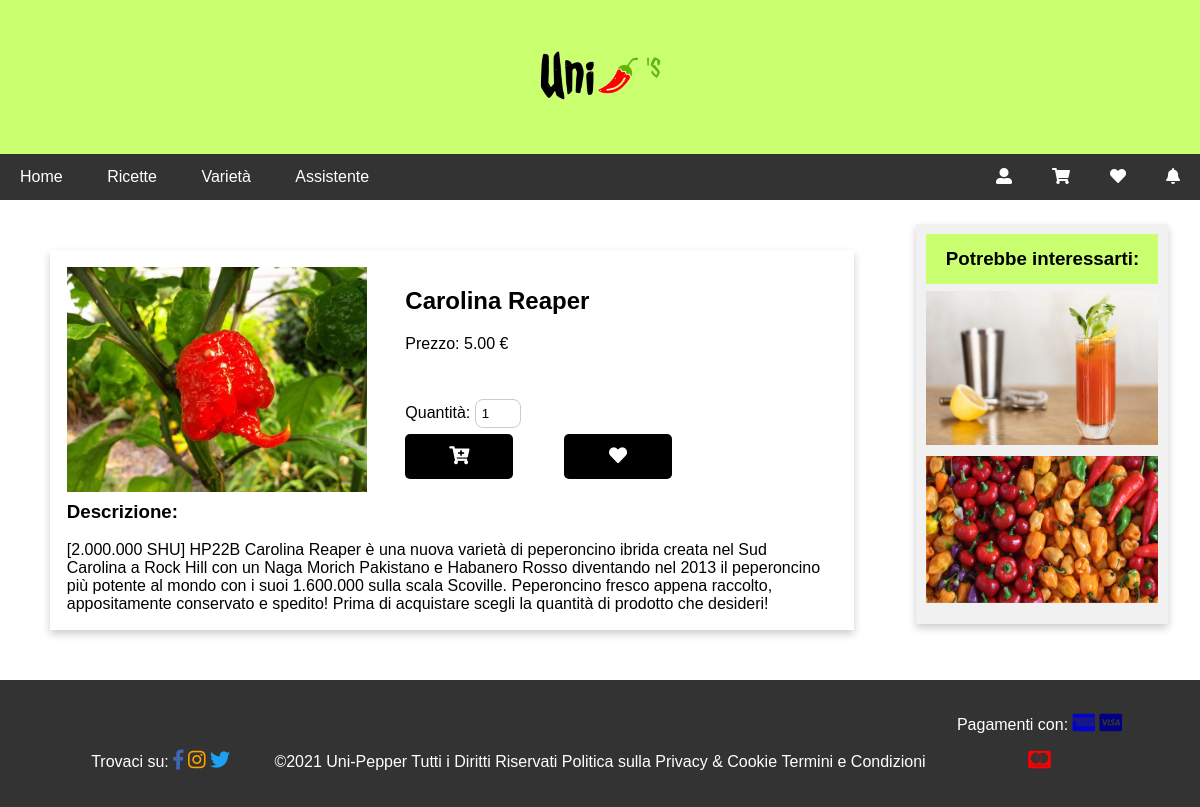
The app's page /prodotto.php?id=1 with its own data.
### tables this page shows
CREATE TABLE `prodotti` (
  `IdProdotto` int(10) NOT NULL,
  `NomeProdotto` varchar(50) NOT NULL,
  `ImmagineProdotto` varchar(255) NOT NULL,
  `DescrizioneProdotto` text NOT NULL,
  `PrezzoProdotto` float(6,2) NOT NULL,
  `QuantitaProdotto` int(5) NOT NULL,
  `IdFornitore` int(11) NOT NULL
);

CREATE TABLE `ricette` (
  `IdRicetta` int(11) NOT NULL,
  `NomeRicetta` varchar(255) NOT NULL,
  `ImmagineRicetta` varchar(255) NOT NULL,
  `Ingredienti` text NOT NULL,
  `Procedimento` text NOT NULL,
  `Difficolta` varchar(20) NOT NULL,
  `Persone` int(5) NOT NULL,
  `Tempo` varchar(10) NOT NULL,
  `Costo` varchar(20) NOT NULL,
  `GradoPiccantezza` varchar(20) NOT NULL
);

### prodotto.php (called while the page is built, shortened)
<?php
require_once 'bootstrap.php';
$templateParams["titolo"] = "Uni-Pepper's - Prodotto";
$templateParams["nome"] = "singolo-prodotto.php";
$templateParams["ricettecasuali"] = $dbh->getRandomRecipe(1);
$idprodotto = -1;
if(isset($_GET["id"])){
    $idprodotto = $_GET["id"];
}
$templateParams["pagina"] = "prodotto.php?id=".$idprodotto;
$templateParams["prodotto"] = $dbh->getProductById($idprodotto);
require 'template/base.php';
?>

### db/database.php (called while the page is built, shortened)
<?php
class DatabaseHelper{
    private $db;
    public function __construct($servername, $username, $password, $dbname, $port){
        $this->db = new mysqli($servername, $username, $password, $dbname, $port);
    }
    public function getProductById($id){
        $query = "SELECT IdProdotto, NomeProdotto, ImmagineProdotto, DescrizioneProdotto, PrezzoProdotto, QuantitaProdotto FROM prodotti WHERE IdProdotto=?";
        $stmt = $this->db->prepare($query);
        $stmt->bind_param('i',$id);
        $stmt->execute();
        $result = $stmt->get_result();
        return $result->fetch_all(MYSQLI_ASSOC);
    }
    public function getRandomRecipe($n){
        $stmt = $this->db->prepare("SELECT IdRicetta, NomeRicetta, ImmagineRicetta, Difficolta, Tempo, Costo FROM ricette ORDER BY RAND() LIMIT ?");
        $stmt->bind_param('i',$n);
        $stmt->execute();
        $result = $stmt->get_result();
        return $result->fetch_all(MYSQLI_ASSOC);
    }
}
?>

### bootstrap.php (called while the page is built, shortened)
<?php
require_once("db/database.php");
$dbh = new DatabaseHelper("localhost", "root", "", "unipeppers", 3306);
?>

### template/singolo-prodotto.php (the view, shortened to what this page needs)
<?php if(count($templateParams["prodotto"])==0): ?>
    <article>
        <h1>Ci dispiace, qualcosa è andato storto</h1>
    </article>
<?php else: $prodotto = $templateParams["prodotto"][0]; ?>
<div class="info">
    <img src="<?php echo UPLOAD_DIR_VARIETY.$prodotto["ImmagineProdotto"]; ?>" alt="Immagine <?php echo $prodotto["NomeProdotto"]; ?>"/>
    <h2><?php echo $prodotto["NomeProdotto"]; ?></h2>
    <p>Prezzo: <?php echo number_format($prodotto["PrezzoProdotto"],2);?> €</p><br>
    <br>
    <form action="processa-form.php" method="POST" enctype="multipart/form-data">
        <label for="quantita">Quantit&agrave;:</label>
        <input type="number" id="quantita" name="quantita" min="1" value="1"/>
        <button type="submit"><span class="fas fa-cart-plus"></span></button>
    </form>
    <form action="processa-form.php" method="POST" enctype="multipart/form-data">
        <button type="submit"><span class="fas fa-heart"></span></button>
    </form>
    <h3>Descrizione:</h3>
    <p><?php echo $prodotto["DescrizioneProdotto"]?></p>
</div>
<?php endif; ?>

### template/base.php (shortened to what this page needs)
<!DOCTYPE html>
<html lang="it">
<head>
    <link rel="stylesheet" href="https://use.fontawesome.com/releases/v5.7.0/css/all.css">
    <link rel="stylesheet" href="css/style.css" >
    <link rel="stylesheet" href="css/styleClass.css" >
    <link rel="stylesheet" href="css/carrello.css" >
    <link rel="stylesheet" href="css/notifiche.css" >
</head>
<body>
    <header>
        <img src="upload/logo.png" alt="logo"/>
    </header>
    <nav class="topnav" id="myTopnav">
        <a href="index.php" title="home" <?php isActive("index.php");?>>Home</a>
        <a href="ricette.php" title="ricette" <?php isActive("ricette.php");?>>Ricette</a>
        <a href="varieta.php" title="varieta" <?php isActive("varieta.php");?>>Variet&agrave;</a>
        <a href="assistente.php" title="assistente" <?php isActive("assistente.php");?>>Assistente</a>
        <a id="main" onclick="openNav()" class="right" title="notifiche" ><span class="fas fa-bell" title="Notifiche"></span></a>
        <a href="preferiti.php" title="preferiti" class="right<?php isEchoActive("preferiti.php");?>"><span class="fas fa-heart" title="Preferiti"></span></a>
        <a href="carrello.php" title="carrello" class="right <?php isEchoActive("carrello.php");?>"><span class="fas fa-shopping-cart" title="Carrello"></span></a>
        <a href="login.php" title="login" class="right <?php isEchoActive("login.php");?>"><span class="fas fa-user-alt" title="Utente"></span></a>
    </nav>
    <main>
        <?php if(isset($templateParams["nome"])){
        require($templateParams["nome"]);
        }
        ?>
    </main>
    <aside>
        <h3>Potrebbe interessarti:</h3>
        <?php $ricettacasuale = $templateParams["ricettecasuali"][0];?>
        <div class="aside">
            <img src="<?php echo UPLOAD_DIR_RECIPES.$ricettacasuale["ImmagineRicetta"]?>" alt="Immagine <?php echo $ricettacasuale["NomeRicetta"]?>">
        </div>
        <div class="aside">
            <img src="upload/peperonciniVar.jpg" alt="Varietà">
        </div>
    </aside>
    <footer>
        <section class="social">
            <p>Trovaci su:</p>
            <a href="http://www.facebook.com" title="facebook" ><span class="fab fa-facebook-f" title="Facebook" style="color: #4267B2;"></span></a>
            <a href="http://instagram.com" title="instagram" ><span class="fab fa-instagram" title="Instagram" style="color: orange;"></span></a>
            <a href="http://twitter.com" title="twitter" ><span class="fab fa-twitter" title="Twitter" style="color: #1DA1F2;"></span></a>
        </section>
        <section class="contatti">
            <p>©2021 Uni-Pepper Tutti i Diritti Riservati</p>
            <a href="privacy.php">Politica sulla Privacy & Cookie</a>
            <a href="termini.php">Termini e Condizioni</a>
        </section>
        <section class="pagamenti">
            <p>Pagamenti con:</p>
            <a href="http://americanexpress.com" title="americanexpress" ><span class="fab fa-cc-amex" title="American Express" style="color: rgb(4, 4, 199);"></span></a>
            <a href="http://visa.com" title="visa" ><span class="fab fa-cc-visa" title="Visa" style="color: navy;"></span></a>
            <a href="http://mastercard.com" title="mastercard" ><span class="fab fa-cc-mastercard" title="Mastercard" style="color: red;"></span></a>
        </section>
    </footer>
</body>
</html>

### css/style.css (style rules this page uses)
* { box-sizing: border-box; }
body { font-family: Arial, Helvetica, sans-serif; margin: 0; }
header { padding: 50px; text-align: center; background: #caff70; color: black; }
header img { height: 50px; }
nav { overflow: hidden; background-color: #333; }
nav a:not(.right) { width: auto; display: inline-block; color: white; text-align: center; padding: 14px 20px; text-decoration: none; }
main { background-color: white; padding: 10px; margin: 2%; }
main form input { width: 100%; padding: 12px 20px; margin: 10px 0; display: inline-block; border: 1px solid #ccc; box-sizing: border-box; }
main form button, .reg-button { background-color: #04AA6D; color: white; padding: 14px 20px; margin: 10px 0; border: none; cursor: pointer; width: 100%; }
aside { background-color: #f1f1f1; box-shadow: 0 4px 8px 0 rgba(0, 0, 0, 0.2); padding: 10px; margin: 2%; text-align: center; }
aside h3 { background-color: #caff70; padding: 6% 2%; margin: 0; }
body > footer { padding: 20px; text-align: center; color: white; background: #333; }
body footer a { text-decoration: none; color: white; }
body footer span { font-size: 20px; }
footer section p, footer section a { display: inline-block; }
@media screen and (min-width: 768px) { main, aside { display: inline-block; vertical-align: top; } }
@media screen and (min-width: 768px) { aside { width: 21%; } }
@media screen and (min-width: 768px) { main { width: 70%; } }
@media screen and (min-width: 768px) { nav a { display: inline-block; width: auto; color: white; text-align: center; padding: 14px 20px; text-decoration: none; } }
@media screen and (min-width: 768px) { nav a.right { float: right; } }
@media screen and (min-width: 768px) { body footer section { display: inline-block; } }

### css/styleClass.css (style rules this page uses)
nav .right { display: none; }
.info { box-shadow: 0 4px 8px 0 rgba(0, 0, 0, 0.2); width: 98%; margin: 2%; padding: 2%; text-align: center; }
.info p { margin: 0 2% 0 0; }
.info img { max-width: 300px; float: none; margin-right: 5%; }
.info input { max-width: 30%; padding: 6px; border-radius: 8px; margin-bottom: 4%; }
.info form input, .info form label { display: inline-block; }
.info button { border: none; width: 70%; border-radius: 5px; outline: 0; padding: 12px; color: white; background-color: #000; text-align: center; cursor: pointer; font-size: 18px; margin-bottom: 2%; margin-top: 0; }
.aside img { max-width: 100%; }
.aside { position: relative; padding: 0; margin-top: 3%; margin-bottom: 3%; margin-left: auto; margin-right: auto; width: 100%; max-width: 100%; }
@media screen and (min-width: 768px) { nav a.right { float: right; display: inline-flex; width: auto; color: white; text-align: center; padding: 14px 20px; text-decoration: none; } }
@media screen and (min-width: 768px) { .social, .pagamenti { width: 15%; } }
@media screen and (min-width: 768px) { .contatti { width: 60%; } }
@media screen and (min-width: 768px) { .info { display: inline-block; text-align: left; } }
@media screen and (min-width: 768px) { .info img { float: left; } }
@media screen and (min-width: 768px) { .info input { max-width: 30%; } }
@media screen and (min-width: 768px) { .info form { display: inline-block; width: 20%; } }
@media screen and (min-width: 768px) { .info button { width: 70%; } }

### css/carrello.css (style rules this page uses)
label { margin-bottom: 10px; display: block; }
a { text-decoration: none; color: black; }

### css/notifiche.css (style rules this page uses)
#main { transition: margin-right .5s; }

### records on screen
prodotti: ImmagineProdotto (picture), NomeProdotto "Carolina Reaper", PrezzoProdotto "5.00", DescrizioneProdotto "[2.000.000 SHU] HP22B Carolina Reaper è una nuova varietà di peperoncino ibrida creata nel Sud Carolina a Rock Hill con un Naga Morich Pakistano e Habanero Rosso diventando nel 2013 il peperoncino più potente al mondo con i suoi 1.600.000 sulla scala Scoville. Peperoncino fresco appena raccolto, appositamente conservato e spedito! Prima di acquistare scegli la quantità di prodotto che desideri!"
ricette: ImmagineRicetta (picture)
